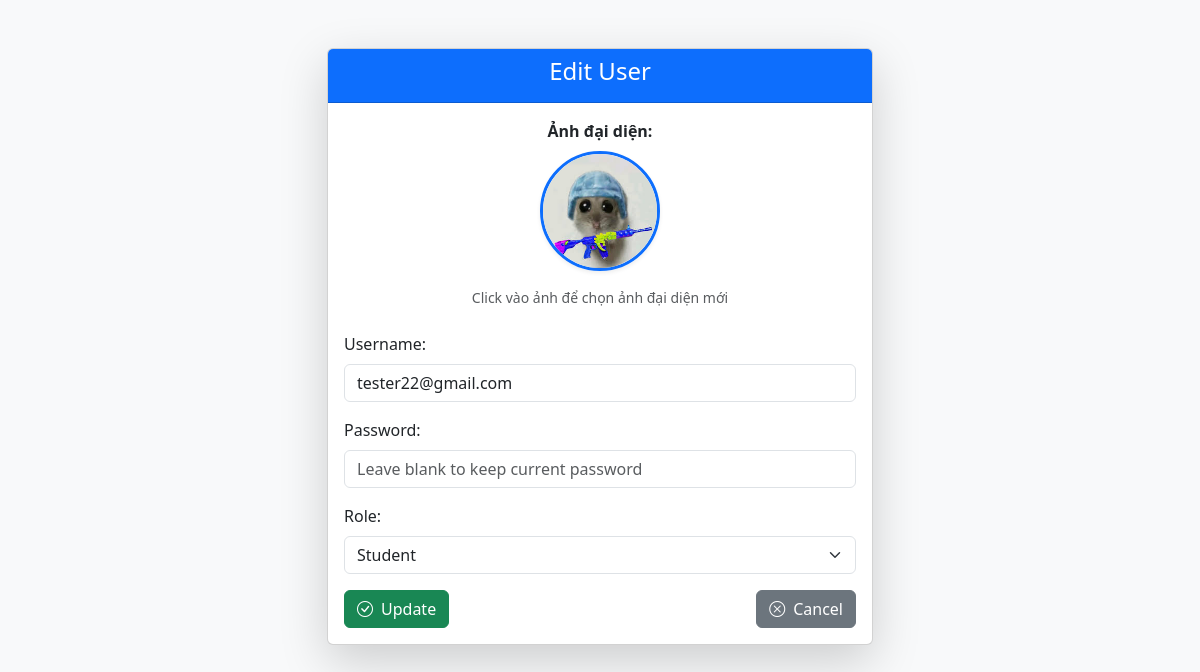
Page /users/edit/20 (signed in) on the committed database.
### tables this page shows
CREATE TABLE users (
                id INTEGER PRIMARY KEY AUTOINCREMENT,
                username TEXT NOT NULL,
                password TEXT NOT NULL,
                role TEXT NOT NULL
            , avatar_path TEXT DEFAULT NULL);

### app.py (the view)
@app.route("/users/edit/<int:user_id>", methods=["GET"])
@admin_required
def edit_user_form(user_id):
    return user_controller.edit_user_form(user_id)

### app.py (called while the page is built)
@app.context_processor
def inject_user():
    username = session.get('username')
    role = session.get('role')
    user = None
    if username:
        from model.user_model import UserModel
        user_model = UserModel()
        user_row = user_model.find_user_by_username(username)
        if user_row:
            user = dict(user_row)
            avatar_path = user.get("avatar_path")
            if avatar_path:
                user["avatar_url"] = f"/static/{avatar_path}"
            else:
                user["avatar_url"] = None
    return {
        'username': username,
        'role': role,
        'user': user,
        'is_teacher': role == 'teacher'
    }

def admin_required(f):
    @wraps(f)
    def decorated_function(*args, **kwargs):
        if "username" not in session:
            return redirect(url_for("login"))
        if session.get("role") != "teacher":
            return abort(403)
        return f(*args, **kwargs)
    return decorated_function

### controller/user_controller.py (called while the page is built)
    def edit_user_form(self, user_id):
        user = self.model.get_user_by_id(user_id)
        if not user:
            flash("Người dùng không tồn tại.", "danger")
            return redirect(url_for("user.list_users"))
        return render_template("edit_user.html", user=user)

### model/user_model.py (called while the page is built)
    def _create_table(self):
        connection = sqlite3.connect(self.db_path)
        cursor = connection.cursor()
        cursor.execute("""
            CREATE TABLE IF NOT EXISTS users (
                id INTEGER PRIMARY KEY AUTOINCREMENT,
                username TEXT NOT NULL UNIQUE,
                password TEXT NOT NULL,
                role TEXT NOT NULL,
                avatar_path TEXT DEFAULT NULL
            )
        """)
        connection.commit()
        try:
            cursor.execute("ALTER TABLE users ADD COLUMN avatar_path TEXT DEFAULT NULL")
            connection.commit()
        except sqlite3.OperationalError:
            pass
        connection.close()

    def find_user_by_username(self, username):
        conn = sqlite3.connect(self.db_path)
        conn.row_factory = sqlite3.Row
        cursor = conn.cursor()
        cursor.execute("SELECT * FROM users WHERE username = ?", (username,))
        user = cursor.fetchone()
        conn.close()
        return user

### templates/edit_user.html (shortened to what this page needs)
<!DOCTYPE html>
<html lang="en">
<head>
    <link href="https://cdn.jsdelivr.net/npm/bootstrap@5.3.0/dist/css/bootstrap.min.css" rel="stylesheet">
    <link href="https://cdn.jsdelivr.net/npm/bootstrap-icons/font/bootstrap-icons.css" rel="stylesheet">
</head>
<body class="bg-light">
<div class="container mt-5">
    <div class="row justify-content-center">
        <div class="col-md-6">
            <div class="card shadow-lg">
                <div class="card-header bg-primary text-white text-center">
                    <h4>Edit User</h4>
                </div>
                <div class="card-body">
                    <form method="POST" action="{{ url_for('update_user', user_id=user.id) }}" enctype="multipart/form-data">
                        <div class="mb-4 text-center">
                            <label for="avatar" class="form-label fw-bold">Ảnh đại diện:</label>
                            <div class="mb-3">
                                {% if user.avatar_path %}
                                    <img src="/static/{{ user.avatar_path }}" alt="Current Avatar"
                                         id="avatarPreview" class="rounded-circle border border-3 border-primary shadow-sm"
                                         style="width: 120px; height: 120px; object-fit: cover; cursor: pointer;"
                                         onclick="document.getElementById('avatar').click()" />
                                {% endif %}
                            </div>
                            <small class="text-muted d-block">Click vào ảnh để chọn ảnh đại diện mới</small>
                        </div>
                        <div class="mb-3">
                            <label for="username" class="form-label">Username:</label>
                            <input type="text" id="username" name="username" class="form-control" value="{{ user.username }}" required>
                        </div>
                        <div class="mb-3">
                            <label for="password" class="form-label">Password:</label>
                            <input type="password" id="password" name="password" class="form-control" placeholder="Leave blank to keep current password">
                        </div>
                        <div class="mb-3">
                            <label for="role" class="form-label">Role:</label>
                            <select id="role" name="role" class="form-select" required>
                                <option value="student" {% if user.role == 'student' %}selected{% endif %}>Student</option>
                            </select>
                        </div>
                        <div class="d-flex justify-content-between">
                            <button type="submit" class="btn btn-success"><i class="bi bi-check-circle me-2"></i>Update</button>
                            <a href="{{ url_for('list_users') }}" class="btn btn-secondary"><i class="bi bi-x-circle me-2"></i>Cancel</a>
                        </div>
                    </form>
                </div>
            </div>
        </div>
    </div>
</div>
</body>
</html>

### rows in the picture
users: avatar_path (picture), username "tester22@gmail.com", role "Student"
